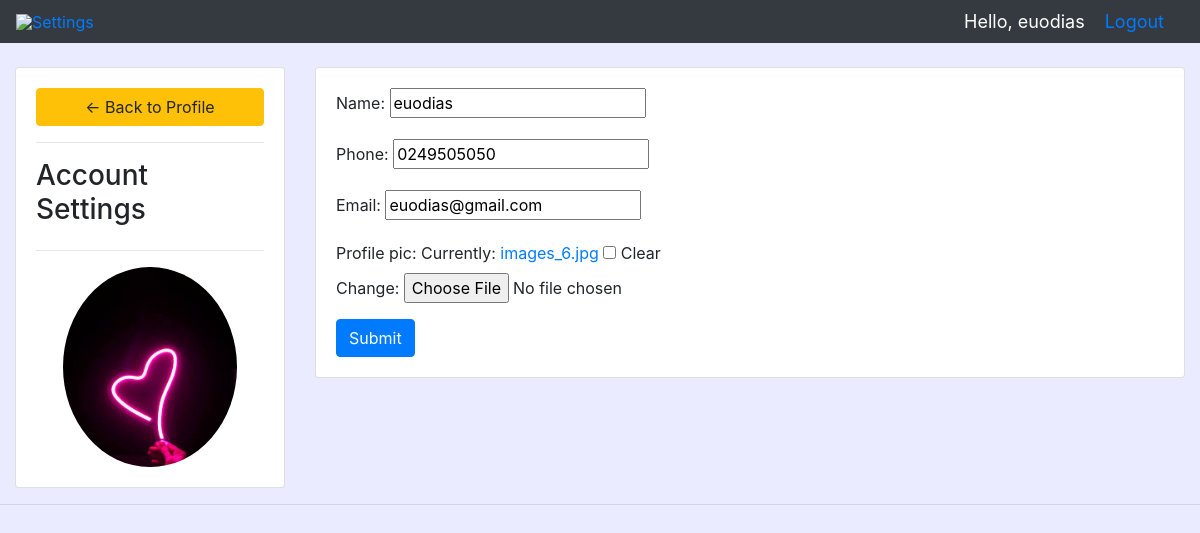
Page /account (signed in) on the earlier database version.
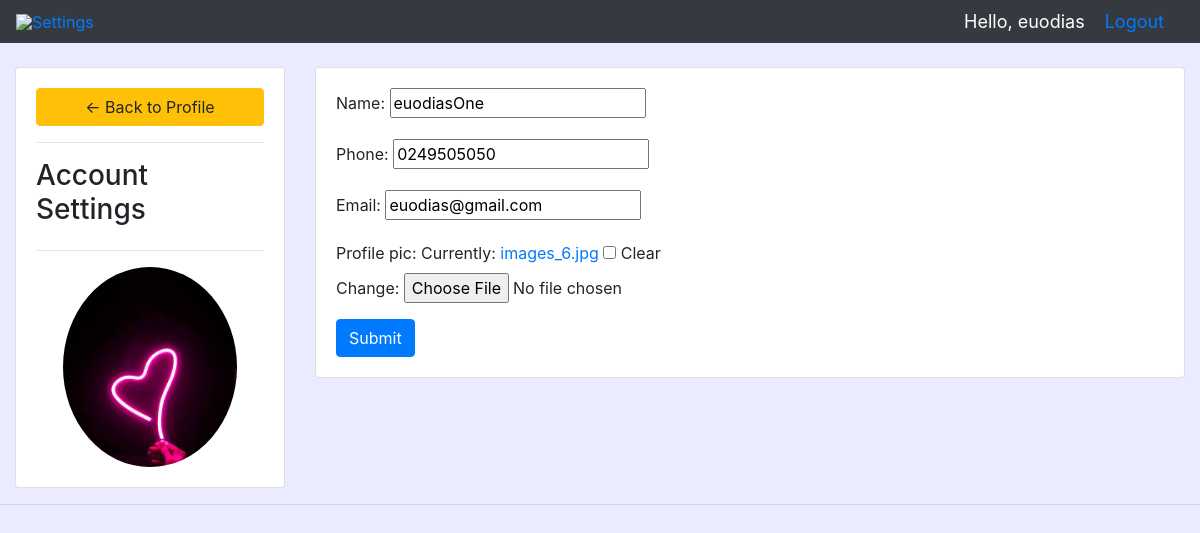
Same page on the later database version.
### accounts/models.py (models this page shows, shortened)
class Customer(models.Model):
    user = models.OneToOneField(User, null=True, blank=True, on_delete=models.CASCADE)
    name = models.CharField(max_length=200, null=True)
    phone = models.CharField(max_length=200, null=True)
    email = models.EmailField()
    date_created = models.DateTimeField(auto_now_add=True)
    profile_pic = models.ImageField(default="logo.jpg", null=True, blank=True)

### accounts/decorators.py (the view)
        def wrapper_fun(request, *args, **kwargs):
            group = None  # if a list of groups exists
            if request.user.groups.exists():
                group = request.user.groups.all()[0].name
            if group in allowed_roles:
                return view_func(request, *args, **kwargs)
            else:
                return HttpResponse('You are not authorized to view this page')

### accounts/forms.py
class CustomerFrom(ModelForm):
    class Meta:
        model = Customer
        field = '__all__'
        exclude = ['user']

### accounts/views.py (called while the page is built)
@login_required(login_url='login')
@allowed_users(allowed_roles=['customer'])
def accountSettings(request):
    cus = request.user.customer
    form = CustomerFrom(instance=cus)
    if request.method == 'POST':
        form = CustomerFrom(request.POST, request.FILES, instance=customer)
        if form.is_valid():
            form.save()
    context = {'form': form}
    return render(request, 'account_settings.html', context)

### accounts/templates/account_settings.html (shortened to what this page needs)
{%  extends 'main.html' %}
{% load static%}
{% block content %}
<br>
<div class="row">
    <div class="col-md-3">
        <div class="card card-body">
            <a class="btn btn-warning" href="{% url 'home' %}"> &#8592; Back to Profile </a>
            <hr>
            <h3 style="text-align: centre"> Account Settings </h3>
            <hr>
            <img class="profile-pic" src="{{ request.user.customer.profile_pic.url }}">
        </div>
    </div>
    <div class="col-md-9">
        <div class="card card-body">
            <form method="POST" action="" enctype="multipart/form-data">
                {{ form.as_p }}
                <input class="btn btn-primary" type="submit" name="Update Information">
            </form>
        </div>
    </div>
</div>
{% endblock content %}

### accounts/templates/main.html (shortened to what this page needs)
{% load static %}
<!doctype html>
<html lang="en">
  <head>
    <link rel="stylesheet"
          href="https://stackpath.bootstrapcdn.com/bootstrap/4.5.0/css/bootstrap.min.css"
>
    <link rel="stylesheet" type="text/css" href="{% static 'css/main.css' %}">
  </head>
  <body>
    {% include 'navbar.html' %}
    <div class="container-fluid">
      {% block content %}
      {% endblock %}
    </div>
    <hr>
  </body>
</html>

### accounts/templates/navbar.html (shortened to what this page needs)
{% load static %}
<nav class="navbar navbar-expand-lg navbar-dark bg-dark">
<img src="{% static 'images/' %}">
  <div class="collapse navbar-collapse" id="navbarNav">
    <ul class="navbar-nav">
      {% if request.user.is_staff %}
      <li class="nav-item">
        <a class="nav-link" href="{% url 'home' %}">Dashboard</a>
      </li>
      <li class="nav-item">
        <a class="nav-link" href="{% url 'products' %}">Product</a>
      </li>
      {% else %}
      <li class="nav-item">
        <a class="nav-item" href="{% url 'account' %}"> Settings </a>
      </li>
      {% endif %}
    </ul>
  </div>
  <span class="hello-msg"> Hello, {{ request.user }} </span>
  <span class="hello-msg"> <a href="{% url 'logout' %}"> Logout </a></span>
</nav>

### static/css/main.css (style rules this page uses)
body { background-color: #ebebff; }

### accounts/templates/navbar.html (style rules this page uses)
.hello-msg { font-size: 18px; color: #fff; margin-right: 20px; }

### accounts/templates/account_settings.html (style rules this page uses)
.profile-pic { max-width: 200px; max-height: 200px; margin: 0 auto; border-radius: 50% }

Differences in the rows shown:
changed Customer "euodias@gmail.com": name "euodias" → "euodiasOne"
